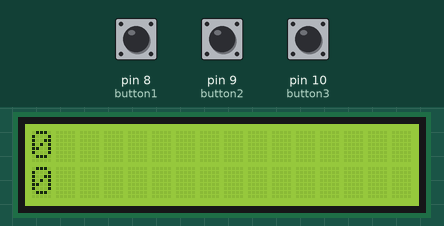
Bench run of a sketch on a simulated Arduino Uno, built with avr-gcc and run on an emulated ATmega328P. Parts: 16×2 character LCD. The test bench sets the inputs (shaded band); at power-on: pin 9 (button2) LOW, pin 8 (button1) LOW, pin 10 (button3) LOW.

Above: at 1.2 s.
1.3 s: pin 9 (button2) pulled HIGH for 0.15 s
At 2.1 s:
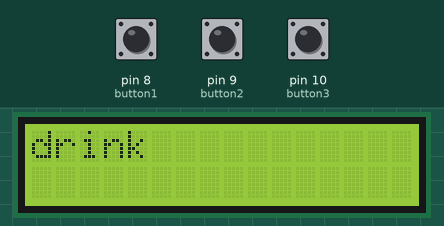
4.4 s: pin 8 (button1) pulled HIGH for 3.2 s
At 7.3 s:
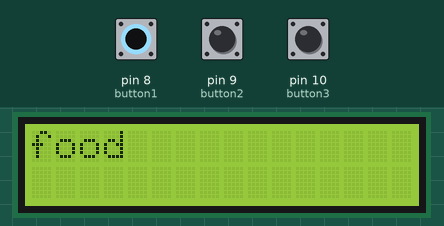
10.6 s: pin 8 (button1) pulled HIGH for 3.2 s
At 13.9 s:
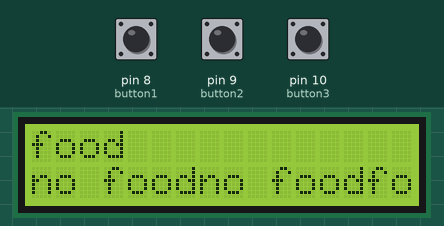
Timing chart, 0 to 15.4 s (numbered marks = the images above; inputs shaded):
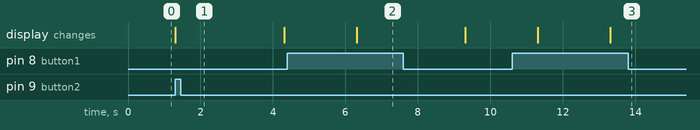

Measured:
- after the input at 1.3 s, the display: changes at once (image 1)
- after the input at 4.4 s, the display: first differs from a run without the input after 1.9 s (image 2)
- after the input at 10.6 s, the display: first differs from a run without the input after 2.7 s (image 3)

The sketch:

b1.ino
```cpp
#include <LiquidCrystal.h>
#define button1 8
#define button2 9
#define button3 10
LiquidCrystal lcd(7, 6, 5, 4, 3, 2);
void setup() {
  Serial.begin(9600);
  lcd.begin(16, 2);
  lcd.print("Menu");


}

void loop() {

  int i;
  int a;
  int b;
  if (digitalRead(button1) == 1) {
    lcd.clear();
    lcd.print("food");
    lcd.setCursor(0, 1);
    delay(3000);
    while (1) {
      if (digitalRead(button1) == 1) {
        i += 1;
        while (i > 3) {
          i = 0;
        }
      }
      switch (i) {
        case 1:
          lcd.print("food1");
          delay(2000);
        case 2:
          lcd.print("food2");
          delay(2000);
        case 3:
          lcd.print("food3");
          delay(2000);
        default:
          lcd.print("no food");
          delay(2000);
      }
      if (digitalRead(button3) == 1) {
        a = i;
        delay(2000);
      }


    }
  }
  if (digitalRead(button2) == 1) {
    lcd.clear();
    lcd.print("drink");
    lcd.setCursor(0, 1);
    delay(3000);
    if (digitalRead(button2) == 1) {
      i += 1;
      while (i > 3) {
        i = 0;
      }
    }
    switch (i) {
      case 1:
        lcd.print("drink1");
        delay(2000);
      case 2:
        lcd.print("drink2");
        delay(2000);
      case 3:
        lcd.print("drink3");
        delay(2000);
      default:
        lcd.print("no drink");
        delay(2000);
    }
    if (digitalRead(button3) == 1) {
      b = i;
      delay(2000);
    }


  }
  lcd.clear();
  lcd.print(a);
  lcd.setCursor(0, 1);
  lcd.print(b);

}
```
